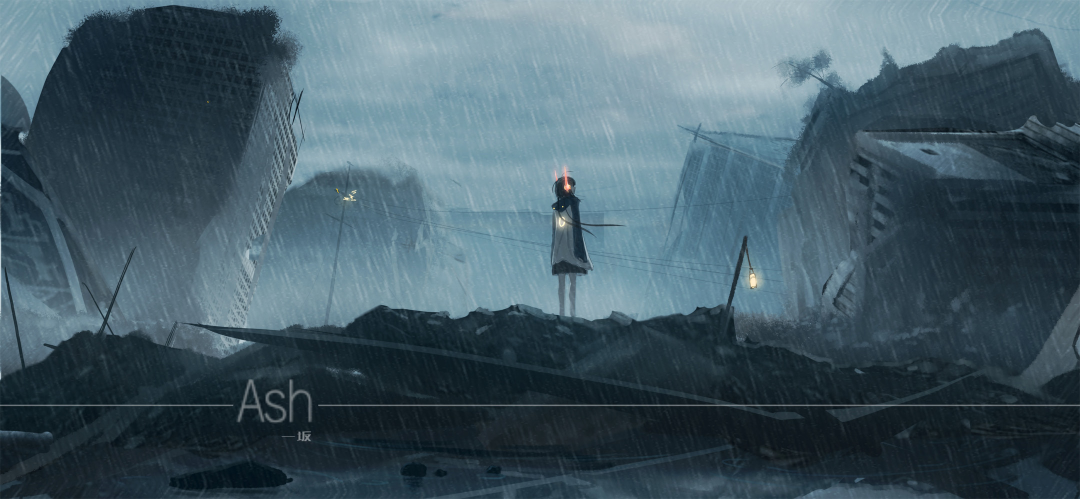
#> input picture client/renderer/rain-backdrop.jpg, 2160 x 998 px (shown at 1/2 size)
$ python -i sticker_hash_index.py   (imports and definitions only)
#> lines starting #> are read from the running program, lines starting #| are printed output that depends on the picture
#> in hashes, im is the input picture: PIL image 2160x998 RGB; mean R, G, B 68.9, 91, 102.2
# -*- coding: utf-8 -*-
"""sticker_hash_index.py <图库根目录> [旧索引 json 路径]
给整个表情图库算 16x16 dHash（256 bit，64 位 hex），输出 {相对路径: hash}。
为什么不用 aHash 8x8（老 sticker_hash.py）：8x8 只有 64 bit，白底表情包彼此撞得很凶——
实测「疑惑.jpg」和「q笑17.jpg」算出来一模一样，拿它认图库会认错人。
8x8 → 16x16 后区分度够了（同图重压缩仍然几乎不变）。
- 只算「索引里还没有」的图：老图片不重复解码，增量跑得快。
- 文件已经删掉的条目顺手清掉，索引里不留死路径。
- 只认 stickerFiles() 同一批格式；根目录只认 q 开头的情绪图。
输出 JSON：{"ok":true,"index":{...},"added":N,"total":N,"failed":N}
"""
import sys, os, json


def _dh(im):
    from PIL import Image
    im = im.convert('L').resize((17, 16), Image.LANCZOS)
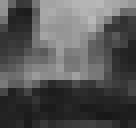
#> im: PIL image 17x16 L (shown 8 times larger); min 24, max 184, mean 85.4
    px = list(im.getdata())
#> px = 272 values, max 184 at index 12, min 24 at index 251, mean 85.44
    bits = []
    for row in range(16):
        base = row * 17
        for col in range(16):
            bits.append('1' if px[base + col] > px[base + col + 1] else '0')
#> after the loop, bits = 256 items, first 6: '1', '1', '0', '0', '0', '1'
    return f'{int("".join(bits), 2):064x}'


def hashes(path):
    """返回 1~2 个哈希。透明图返回 [白底, 黑底]：
    QQ 转存时可能把透明压成白底、也可能压成黑底，两种算出来差过 100 位
    （实测「震撼.gif」透明区 26.6%，白底 vs 黑底距离 101），只存一种会认不出。"""
    from PIL import Image
    im = Image.open(path)
    if im.mode in ('RGBA', 'LA', 'P', 'PA'):
        im = im.convert('RGBA')
        out = []
        for color in ((255, 255, 255, 255), (0, 0, 0, 255)):
            bg = Image.new('RGBA', im.size, color)
            bg.alpha_composite(im)
            out.append(_dh(bg))
        return out if out[0] != out[1] else out[:1]
    return [_dh(im)]


EXT = ('.png', '.jpg', '.jpeg', '.gif', '.webp')
SUBS = ('常用', '可用', '虚幻', '关键词触发', '少用')


# [47 lines left out: functions walk, main, not called in this run]


# [2 lines not run here, left out]

>>> result = hashes('../../client/renderer/rain-backdrop.jpg')
#> result = 1 item
